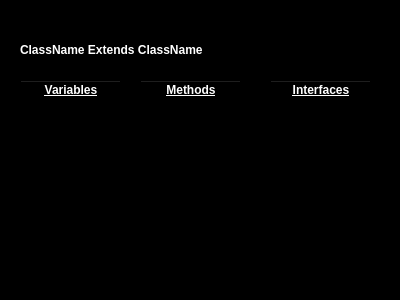
<?xml version="1.0" encoding="UTF-8"?>
<ui version="4.0">
 <class>Form</class>
 <widget class="QWidget" name="Form">
  <property name="geometry">
   <rect>
    <x>0</x>
    <y>0</y>
    <width>400</width>
    <height>300</height>
   </rect>
  </property>
  <property name="windowTitle">
   <string>Form</string>
  </property>
  <property name="styleSheet">
   <string notr="true">background-color: rgb(0, 0, 0);
color: rgb(255, 255, 255);</string>
  </property>
  <widget class="QLabel" name="label">
   <property name="geometry">
    <rect>
     <x>20</x>
     <y>40</y>
     <width>331</width>
     <height>20</height>
    </rect>
   </property>
   <property name="styleSheet">
    <string notr="true">font: 8pt &quot;MS Shell Dlg 2&quot;;
font-weight:bold;</string>
   </property>
   <property name="text">
    <string>ClassName Extends ClassName</string>
   </property>
  </widget>
  <widget class="QTableWidget" name="t1">
   <property name="geometry">
    <rect>
     <x>20</x>
     <y>80</y>
     <width>101</width>
     <height>192</height>
    </rect>
   </property>
   <property name="styleSheet">
    <string notr="true">color: rgb(0, 0, 0);
background-color: rgb(85, 170, 255);
hover {background-color:#0277bd};</string>
   </property>
   <column>
    <property name="text">
     <string>Variables</string>
    </property>
    <property name="font">
     <font>
      <weight>75</weight>
      <bold>true</bold>
      <underline>true</underline>
     </font>
    </property>
    <property name="textAlignment">
     <set>AlignCenter</set>
    </property>
    <property name="background">
     <color>
      <red>85</red>
      <green>170</green>
      <blue>255</blue>
     </color>
    </property>
   </column>
  </widget>
  <widget class="QTableWidget" name="t2">
   <property name="geometry">
    <rect>
     <x>140</x>
     <y>80</y>
     <width>101</width>
     <height>192</height>
    </rect>
   </property>
   <property name="styleSheet">
    <string notr="true">color: rgb(0, 0, 0);
background-color: rgb(85, 170, 255);
hover {background-color:#0277bd};</string>
   </property>
   <column>
    <property name="text">
     <string>Methods</string>
    </property>
    <property name="font">
     <font>
      <weight>75</weight>
      <bold>true</bold>
      <underline>true</underline>
      <strikeout>false</strikeout>
      <kerning>true</kerning>
     </font>
    </property>
    <property name="textAlignment">
     <set>AlignCenter</set>
    </property>
    <property name="background">
     <color>
      <red>85</red>
      <green>170</green>
      <blue>255</blue>
     </color>
    </property>
   </column>
  </widget>
  <widget class="QTableWidget" name="t3">
   <property name="geometry">
    <rect>
     <x>270</x>
     <y>80</y>
     <width>101</width>
     <height>192</height>
    </rect>
   </property>
   <property name="styleSheet">
    <string notr="true">color: rgb(0, 0, 0);
background-color: rgb(85, 170, 255);
hover {background-color:#0277bd};</string>
   </property>
   <column>
    <property name="text">
     <string>Interfaces</string>
    </property>
    <property name="font">
     <font>
      <weight>75</weight>
      <bold>true</bold>
      <underline>true</underline>
     </font>
    </property>
    <property name="textAlignment">
     <set>AlignCenter</set>
    </property>
    <property name="background">
     <color>
      <red>85</red>
      <green>170</green>
      <blue>255</blue>
     </color>
    </property>
   </column>
  </widget>
 </widget>
 <resources/>
 <connections/>
</ui>
